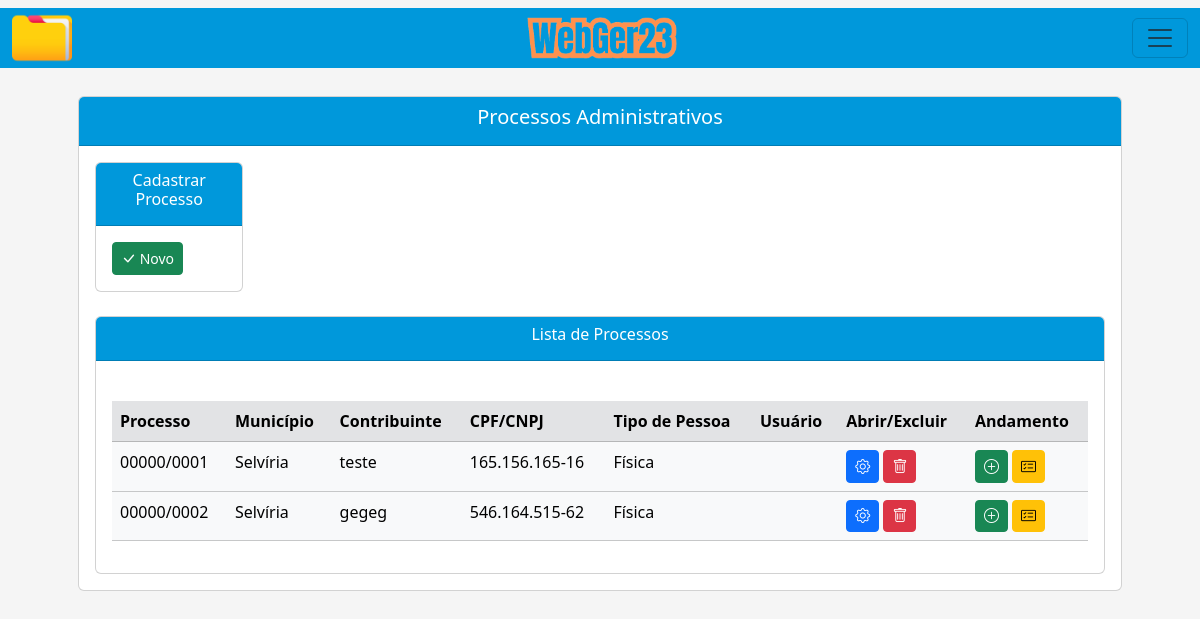
The page /listar/processo-adm/ on the database as committed earlier.
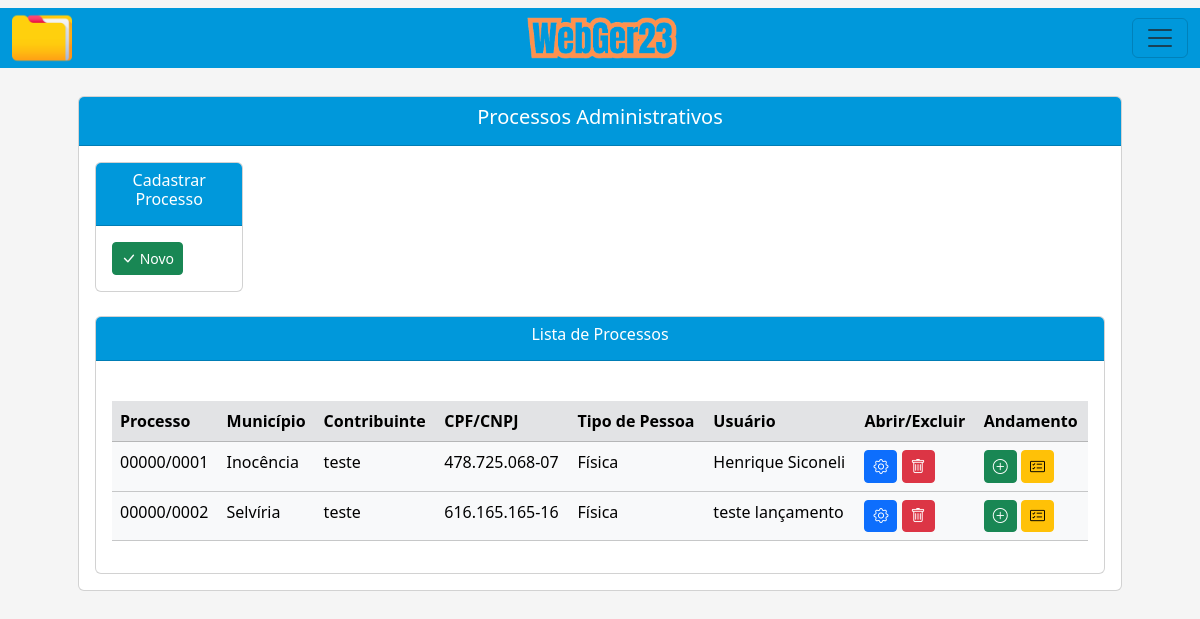
The same page on the database as committed later.
### processo/models.py (models this page shows, shortened)
class Base(models.Model): # Classe base, será herdada pelas outras classes
    data_criacao = models.DateField('data_criação', auto_now_add=True)
    data_alteracao = models.DateField('Alterado', auto_now=True)
    ativo = models.BooleanField('Ativo?', default=True)
    class Meta:
        abstract = True

class ProcessoAdm(Base):
    ufs = (
        ('MS', 'MS'), ('MT', 'MT'), ('SP', 'SP'), ('RJ', 'RJ'),
    )
    municipios = (
        ('Selvíria', 'Selvíria'), ('Inocência', 'Inocência'),
    )
    tipo_pessoas = (
        ('Física', 'Física'), ('Jurídica', 'Jurídica'),
    )
    criador_processo_adm = models.ForeignKey(get_user_model(), verbose_name='Usuário Criador', on_delete=models.CASCADE) # Usuário que criou o processo, utilizando chave primária com o get_user_model do django, para utilizar o usuário logado automaticamente
    numero = models.CharField(unique=True, verbose_name='N°', max_length=10) # Número do processo
    municipio = models.CharField(max_length=50, choices=municipios, verbose_name='Município') # Município
    uf = models.CharField(max_length=2, choices=ufs) # UF
    data_inicial = models.DateField(blank=True, null=True) # Data Inicial do Período do processo
    data_final = models.DateField(blank=True, null=True) # Data final do Período do processo
    data_div_ativa = models.DateField(blank=True, null=True) # Data dívida ativa
    valor_atributo = models.CharField(max_length=14, blank=True, null=True)  # Valor do atributo
    valor_multa = models.CharField(max_length=14, blank=True, null=True) # Valor da multa
    valor_credito = models.CharField(max_length=14, blank=True, null=True) # Valor do crédito
    valor_atualizado = models.CharField(max_length=14, blank=True, null=True) # Valor do atualizado
    data_valor_atualizado = models.DateField(blank=True, null=True) # Data valor atualizado
    nome_contribuinte = models.CharField(max_length=50)  # Nome / Razão Social
    tipo_pessoa = models.CharField(max_length=50, choices=tipo_pessoas) # Física / Jurídica
    documento = models.CharField(max_length=20, verbose_name='CPF/CNPJ', unique=True) # CPF / CNPJ
    nome_fantasia = models.CharField(max_length=50, blank=True, null=True) # Nome Fantasia
    email = models.EmailField(max_length=50, blank=True, null=True) # E-mail
    endereco = models.CharField(max_length=150) # Rua
    complemento = models.CharField(max_length=50, blank=True, null=True) # Complemento
    municipio_contribuinte = models.CharField(max_length=50, blank=True, null=True) # Município Contribuinte
    uf_contribuinte = models.CharField(max_length=2, choices=ufs, verbose_name='UF', blank=True, null=True) # UF Contribuinte
    cep = models.CharField(max_length=10, blank=True, null=True) # CEP
    telefone = models.CharField(max_length=20, blank=True, null=True) # Telefone
    celular = models.CharField(max_length=20, blank=True, null=True) # Celular

### processo/views.py (the view)
# urls.py: path('listar/processo-adm/', ProcessoAdmList.as_view(), name='proc-adm-list'),
class ProcessoAdmList(ListView):
    model = ProcessoAdm
    template_name = 'processos/lists/processo_adm_list.html'

### processo/templates/processos/lists/processo_adm_list.html (shortened to what the changed rows need)
{% extends 'index.html' %}
{% load static %}
{% block conteudo %}
    <div class="container p-5">
        <br><br>
        <div class="card">
            <div class="card-body">
                <br>
                <div class="card">
                    <div class="card-body">
                        <div class="table-responsive">
                            <br>
                            <table class="table table-hover table-light" id="tabela-listar">
                                <thead>
                                    <tr class="table-secondary">
                                        <th>Processo</th>
                                        <th>Município</th>
                                        <th>Contribuinte</th>
                                        <th>CPF/CNPJ</th>
                                        <th>Tipo de Pessoa</th>
                                        <th>Usuário</th>
                                        <th>Abrir/Excluir</th>
                                        <th>Andamento</th>
                                    </tr>
                                </thead>
                                <tbody>
                                    {% for processo in object_list %}
                                    <tr>
                                        <td>{{ processo.numero }}</td>
                                        <td>{{ processo.municipio }}</td>
                                        <td>{{ processo.nome_contribuinte }}</td>
                                        <td>{{ processo.documento }}</td>
                                        <td>{{ processo.tipo_pessoa }}</td>
                                        <td>{{ processo.criador_processo_adm.get_full_name }}</td>
                                        <td>
                                            <a href="{% url 'proc-adm-update' processo.pk %}" class="btn btn-primary btn-sm"><i class="bi bi-gear" style="font-size: 15px;"></i></a>
                                            <a href="{% url 'proc-adm-delete' processo.pk %}" class="btn btn-danger btn-sm"><i class="bi bi-trash" style="font-size: 15px;"></i></a>
                                        </td>
                                        <td>
                                            <a href="{% url 'andamento-adm-create' processo.pk %}" class="btn btn-success btn-sm" ><i class="bi bi-plus-circle" style="font-size: 15px;"></i></a>
                                            <a href="{% url 'andamento-adm-list' processo.pk %}" class="btn btn-warning btn-sm"><i class="bi bi-card-checklist" style="font-size: 15px;"></i></a>
                                        </td>
                                    </tr>
                                    {% endfor %}
                                </tbody>
                            </table>
                        </div>
                    </div>
                </div>
            </div>
        </div>
    </div>
{% endblock %}

Rows that differ between the two databases and show on the page:
changed ProcessoAdm: municipio "Selvíria" → "Inocência"; documento "165.156.165-16" → "478.725.068-07"; criador_processo_adm.get_full_name (not shown) → "Henrique Siconeli"
changed ProcessoAdm "Selvíria": nome_contribuinte "gegeg" → "teste"; documento "546.164.515-62" → "616.165.165-16"; criador_processo_adm.get_full_name (not shown) → "teste lançamento"
